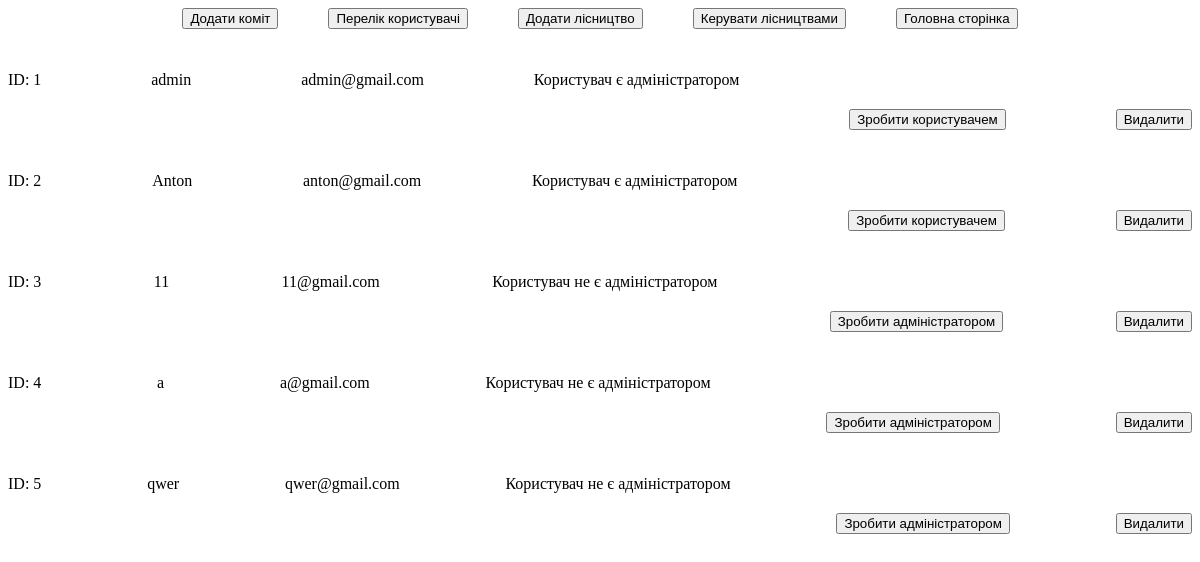
/all_users (signed in), run on the app's committed database.
### DB.py (models this page shows, shortened)
class User(UserMixin, db.Model):
    id = db.Column(db.Integer, primary_key=True)
    isAdmin = db.Column(db.Boolean, default=False)
    username = db.Column(db.String(150), unique=True, nullable=False)
    gmail = db.Column(db.String(150), unique=True, nullable=False)
    password_hash = db.Column(db.String(256), nullable=False)

### app.py (the view)
@app.route('/all_users', methods=['POST', 'GET'])
@login_required
@admin_required
def all_users():
    users = User.query.all()
    return render_template('all_user.html', users=users)

### app.py (called while the page is built)
@login_manager.user_loader
def load_user(user_id):
    return User.query.get(int(user_id))

### templates/all_user.html (shortened to what this page needs)
<!DOCTYPE html>
<html lang="en">
<head>
    <link rel="stylesheet" href="{{ url_for('static', filename='styles/admin-style.css') }}">
</head>
<body>
    <header>
        <a href="{{ url_for('comits')}}"><button>Додати коміт</button></a>
        <a href="{{ url_for('all_users') }}"><button>Перелік користувачі</button></a>
        <a href="{{ url_for('admin') }}"><button>Додати лісництво</button></a>
        <a href="{{ url_for('change') }}"><button>Керувати лісництвами</button></a>
        <a href="{{ url_for('main') }}"><button>Головна сторінка</button></a>
    </header>
    <main>
        {% for user in users %}
        <div class="forest-item">
            <p>ID: {{ user.id }}</p>
            <p>{{ user.username }}</p>
            <p>{{ user.gmail }}</p>
            {% if user.isAdmin %}
                <p>Користувач є адміністратором</p>
            {% else %}
                <p>Користувач не є адміністратором</p>
            {% endif %}
            <form action="{{ url_for('toggle_admin', id=user.id) }}" method="POST">
                {% if user.isAdmin %}
                    <input type="submit" value="Зробити користувачем" onclick="return confirm('Ви впевнені?')">
                {% else %}
                    <input type="submit" value="Зробити адміністратором" onclick="return confirm('Ви впевнені?')">
                {% endif %}
            </form>
            <form action="{{ url_for('delete_user', id=user.id) }}" method="POST">
                <input type="submit" value="Видалити" onclick="return confirm('Ви впевнені?')">
            </form>
        </div>
        {% endfor %}
    </main>
</body>
</html>

### static/styles/admin-style.css (style rules this page uses)
header { display: flex; justify-content: center; gap: 50px; }
form { margin-top: 80px; display: flex; flex-direction: column; align-items: center; justify-content: center; gap: 40px; }
.forest-item { display: flex; justify-content: space-between; align-items: center; gap: 20px; }

### data on the page
User: id "1", username "admin", gmail "admin@gmail.com", isAdmin "Користувач є адміністратором"
User: id "2", username "Anton", gmail "anton@gmail.com", isAdmin "Користувач є адміністратором"
User: id "3", username "11", gmail "11@gmail.com", isAdmin "Користувач не є адміністратором"
User: id "4", username "a", gmail "a@gmail.com", isAdmin "Користувач не є адміністратором"
User: id "5", username "qwer", gmail "qwer@gmail.com", isAdmin "Користувач не є адміністратором"
